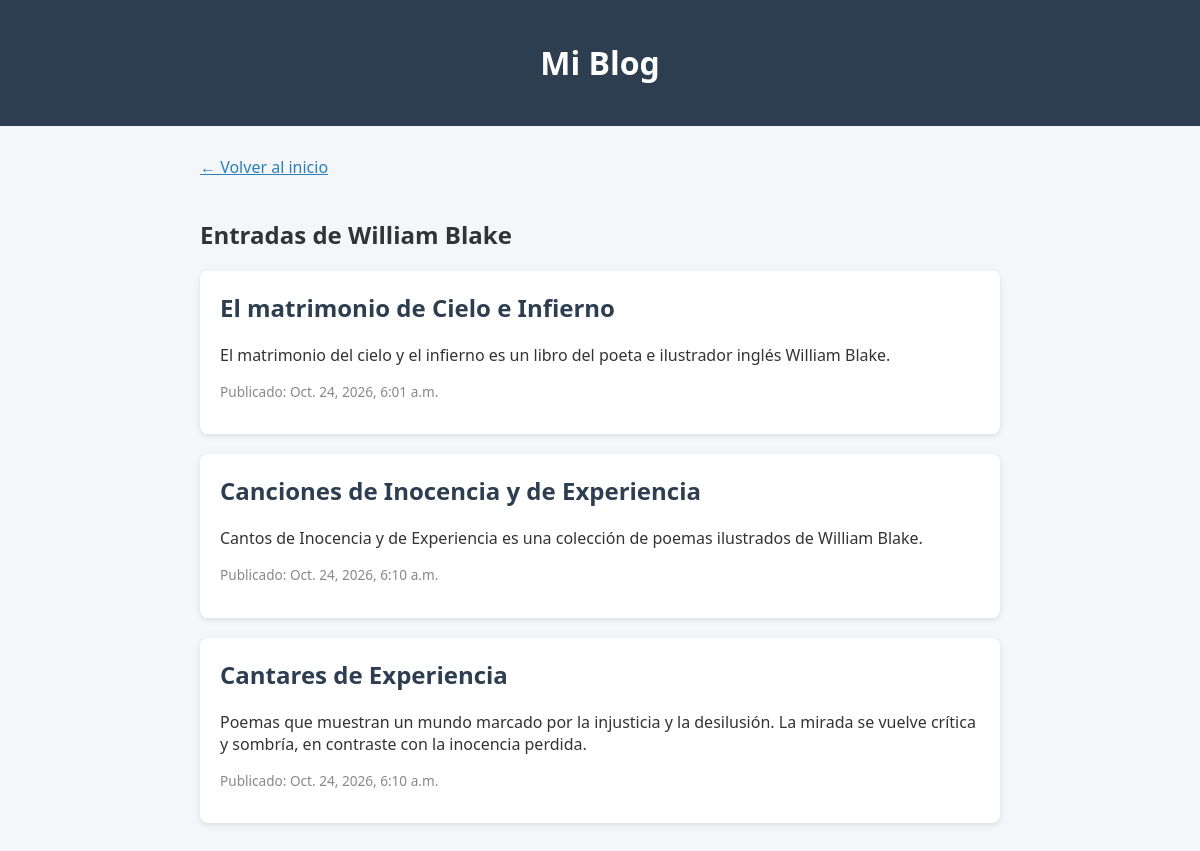
Screenshot of /blog/autor/5/ with the database file from the repository.
### blog/models.py (models this page shows, shortened)
class Autor(models.Model):
    nombre = models.CharField(max_length=100)

class Entrada(models.Model):
    titulo = models.CharField(max_length=200)
    contenido = models.TextField()
    autor = models.ForeignKey(Autor, on_delete=models.CASCADE)
    fecha_publicacion = models.DateTimeField(auto_now_add=True)

### blog/views.py (the view)
# urls.py: path('autor/<int:autor_id>/', views.entradas_autor, name='entradas_autor'),
def entradas_autor(request, autor_id):
    autor = get_object_or_404(Autor, id=autor_id)
    entradas = Entrada.objects.filter(autor=autor)
    return render(request, 'blog/entradas_autor.html', {'autor': autor, 'entradas': entradas})

### blog/templates/blog/entradas_autor.html (shortened to what this page needs)
{% extends 'blog/base.html' %}
{% block contenido %}
    <a class="volver" href="{% url 'lista_entradas' %}">← Volver al inicio</a>
    <h2>Entradas de {{ autor.nombre }}</h2>
    {% for entrada in entradas %}
    <div class="tarjeta">
        <h2>{{ entrada.titulo }}</h2>
        <p>{{ entrada.contenido }}</p>
        <p class="fecha">Publicado: {{ entrada.fecha_publicacion }}</p>
    </div>
    {% empty %}
    <p>Este autor aún no tiene entradas.</p>
    {% endfor %}
{% endblock %}

### blog/static/blog/css/estilos.css (style rules this page uses)
body { font-family: Segoe UI, Arial, sans-serif; background: #f4f6f9; margin: 0; color: #333; }
.tarjeta { background: #fff; padding: 20px; margin-bottom: 20px; border-radius: 8px; box-shadow: 0 2px 6px rgba(0,0,0,.1); }
.tarjeta h2 { margin-top: 0; color: #2c3e50; }
.fecha { color: #888; font-size: .85em; }
.volver { display: inline-block; margin-bottom: 20px; color: #2980b9; }

### rows the page displays
Autor: nombre "William Blake"
Entrada: titulo "El matrimonio de Cielo e Infierno", contenido "El matrimonio del cielo y el infierno es un libro del poeta e ilustrador inglés William Blake.", fecha_publicacion "Oct. 24, 2026, 6:01 a.m."
Entrada: titulo "Canciones de Inocencia y de Experiencia", contenido "Cantos de Inocencia y de Experiencia es una colección de poemas ilustrados de William Blake.", fecha_publicacion "Oct. 24, 2026, 6:10 a.m."
Entrada: titulo "Cantares de Experiencia", contenido "Poemas que muestran un mundo marcado por la injusticia y la desilusión. La mirada se vuelve crítica y sombría, en contraste con la inocencia perdida.", fecha_publicacion "Oct. 24, 2026, 6:10 a.m."
